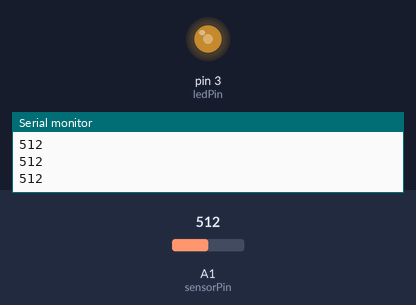
Recording of a sketch running on a simulated Arduino Uno, built with avr-gcc and run on an emulated ATmega328P. Parts: output pins drawn as LEDs (lit = HIGH), the last lines printed to the serial monitor. The test bench sets the inputs (shaded band); at power-on: A1 (sensorPin) = 512.

Above: at 1.2 s.
1.3 s: A1 (sensorPin) set to 716
At 2.4 s:
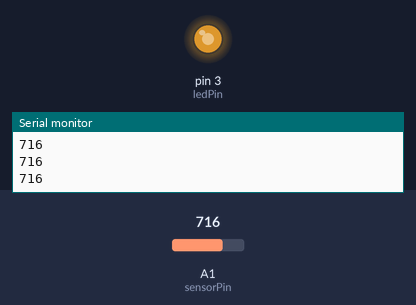
2.8 s: A1 (sensorPin) set to 900
At 3.8 s:
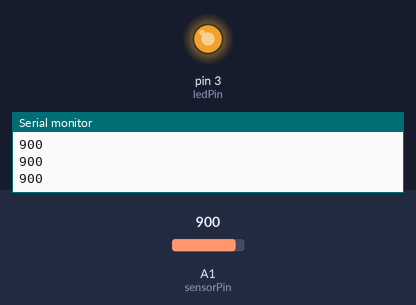
4.3 s: A1 (sensorPin) set to 122
At 5.1 s:
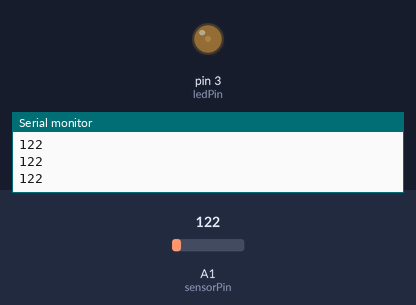
5.8 s: A1 (sensorPin) set to 0
At 6.4 s:
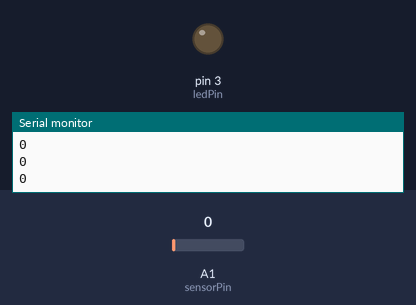
7.3 s: A1 (sensorPin) set to 511
At 7.7 s:
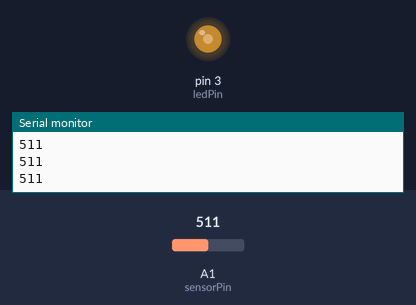
Timing chart, 0 to 9.8 s (numbered marks = the images above; inputs shaded):
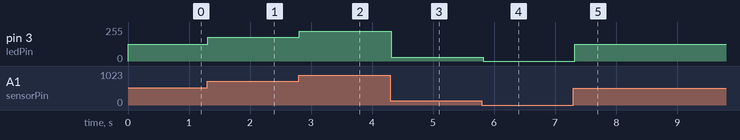

The sketch:

Force_Sensor.ino
```cpp
//Constants:
const int ledPin = 3;     //pin 3 has PWM funtion
const int sensorPin = A1; //pin A0 to read analog input

//Variables:
int value; //save analog value


void setup(){

  pinMode(ledPin, OUTPUT);  //Set pin 3 as 'output'
  Serial.begin(9600);       //Begin serial communication

}

void loop(){

  value = analogRead(sensorPin);       //Read and save analog value from potentiometer
  Serial.println(value);               //Print value
  value = map(value, 0, 1023, 0, 255); //Map value 0-1023 to 0-255 (PWM)
  analogWrite(ledPin, value);          //Send PWM value to led
  delay(100);                          //Small delay

}
```

Measured:
- after the input at 1.3 s, pin 3 (ledPin): 127/255 → 178/255 at once
- after the input at 2.8 s, pin 3 (ledPin): 178/255 → 224/255 at once
- after the input at 4.3 s, pin 3 (ledPin): 224/255 → 30/255 at once
- after the input at 5.8 s, pin 3 (ledPin): 30/255 → 0/255 at once
- after the input at 7.3 s, pin 3 (ledPin): 0/255 → 127/255 at once
